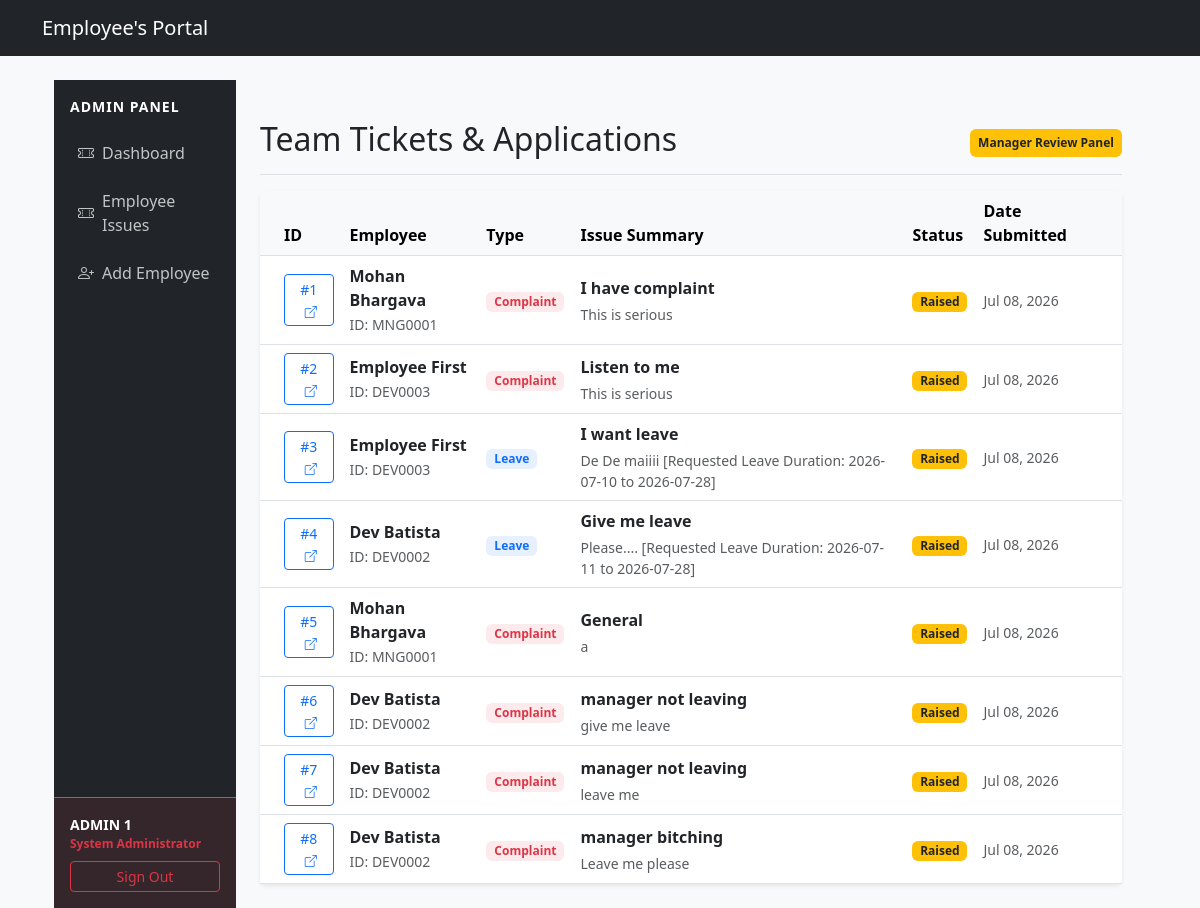
The page /tickets/team-tickets/ (signed in) on the database as committed earlier.
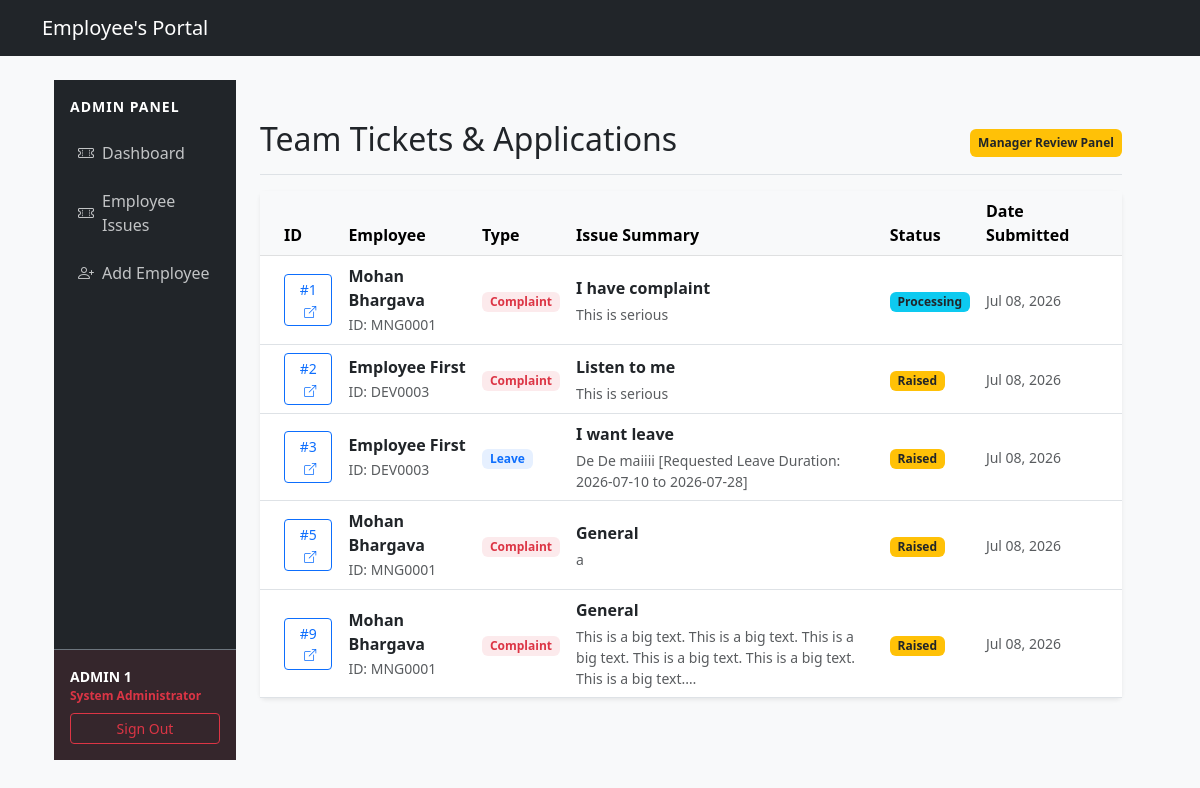
The same page on the database as committed later.
### accounts/models.py (models this page shows, shortened)
class EmployeeInfo(models.Model):
    class RoleChoices(models.TextChoices):
        ADMIN = 'ADMIN', 'Admin'
        MANAGER = 'MANAGER', 'Manager'
        DEVELOPER = 'DEVELOPER', 'Developer'
    class GenderChoices(models.TextChoices):
        MALE = 'M', 'Male'
        FEMALE = 'F', 'Female'
        OTHER = 'O', 'Other'
    user = models.OneToOneField(User, on_delete=models.CASCADE, related_name='employee_profile')
    employee_id = models.CharField(max_length=20, unique=True, blank=True)
    name = models.CharField(max_length=100)
    role = models.CharField(max_length=20, choices=RoleChoices.choices, default=RoleChoices.DEVELOPER)
    dob = models.DateField(verbose_name="Date of Birth")
    gender = models.CharField(max_length=1, choices=GenderChoices.choices)
    blood_group = models.CharField(max_length=5)
    manager = models.ForeignKey(
        'self',
        null=True,
        blank=True,
        on_delete=models.SET_NULL,
        related_name='subordinates'
    )

### tickets/models.py (models this page shows, shortened)
class Ticket(models.Model):
    class TicketType(models.TextChoices):
        COMPLAINT = 'COMPLAINT', 'Complaint'
        LEAVE = 'LEAVE', 'Leave Application'
    class StatusChoices(models.TextChoices):
        RAISED = 'RAISED', 'Raised'
        PROCESSING = 'PROCESSING', 'Processing'
        CLOSED = 'CLOSED', 'Closed'
    ticket_id = models.AutoField(primary_key=True)
    ticket_type = models.CharField(max_length=20, choices=TicketType.choices, default=TicketType.COMPLAINT)
    title = models.CharField(max_length=200, default="General")
    detailed_issue = models.TextField()
    raised_by = models.ForeignKey(
        EmployeeInfo,
        on_delete=models.CASCADE,
        related_name='raised_tickets'
    )
    assigned_manager = models.ForeignKey(
        EmployeeInfo,
        on_delete=models.SET_NULL,
        null=True,
        blank=True,
        related_name='managed_tickets'
    )
    resolve_status = models.CharField(
        max_length=20,
        choices=StatusChoices.choices,
        default=StatusChoices.RAISED
    )
    created_at = models.DateTimeField(auto_now_add=True)
    start_date = models.DateField(null=True)
    end_date = models.DateField(null=True)

### tickets/views.py (the view, shortened to what this page needs)
# urls.py: path('team-tickets/', views.view_subordinate_tickets, name='view_team_tickets'),
@login_required
def view_subordinate_tickets(request):
    user_profile = request.user.employee_profile
    if user_profile.role == 'ADMIN':
        all_tickets = Ticket.objects.all()
        return render(request, 'tickets/admin_view_ticket.html',{'tickets': all_tickets})

### tickets/templates/tickets/admin_view_ticket.html
{% extends 'accounts/adminbase.html' %}
{% block mainContent %}
<main class="col-md-9 ms-sm-auto col-lg-10 px-md-4 py-4">
    <div
        class="d-flex justify-content-between flex-wrap flex-md-nowrap align-items-center pt-3 pb-2 mb-3 border-bottom">
        <h1 class="h2">Team Tickets & Applications</h1>
        <span class="badge bg-warning text-dark p-2">Manager Review Panel</span>
    </div>
    <div class="card shadow-sm border-0">
        <div class="card-body p-0">
            {% if tickets %}
            <div class="table-responsive">
                <table class="table table-hover align-middle mb-0">
                    <thead class="table-light">
                        <tr>
                            <th scope="col" class="ps-4">ID</th>
                            <th scope="col">Employee</th>
                            <th scope="col">Type</th>
                            <th scope="col">Issue Summary</th>
                            <th scope="col">Status</th>
                            <th scope="col" class="pe-4">Date Submitted</th>
                        </tr>
                    </thead>
                    <tbody>
                        {% for ticket in tickets %}
                        <tr>
                            <td class="fw-bold ps-4"><a href="{% url 'ticket_detail' ticket.ticket_id %}"
                                    class="btn btn-sm btn-outline-primary py-1 px-2">
                                    #{{ ticket.ticket_id }} <i class="bi bi-box-arrow-up-right ms-1"
                                        style="font-size: 0.75rem;"></i>
                                </a></td>
                            <td>
                                <div class="fw-semibold">{{ ticket.raised_by.name }}</div>
                                <small class="text-muted">ID: {{ ticket.raised_by.employee_id }}</small>
                            </td>
                            <td>
                                {% if ticket.ticket_type == 'COMPLAINT' %}
                                <span class="badge bg-danger bg-opacity-10 text-danger px-2 py-1">Complaint</span>
                                {% else %}
                                <span class="badge bg-primary bg-opacity-10 text-primary px-2 py-1">Leave</span>
                                {% endif %}
                            </td>
                            <td>
                                <div class="fw-semibold text-dark">{{ ticket.title }}</div>
                                <small class="text-muted text-wrap d-block mt-1" style="max-width: 400px;">
                                    {{ ticket.detailed_issue|truncatechars:120 }}
                                </small>
                            </td>
                            <td>
                                {% if ticket.resolve_status == 'RAISED' %}
                                <span class="badge bg-warning text-dark">Raised</span>
                                {% elif ticket.resolve_status == 'PROCESSING' %}
                                <span class="badge bg-info text-dark">Processing</span>
                                {% else %}
                                <span class="badge bg-success">Closed</span>
                                {% endif %}
                            </td>
                            <td class="text-muted small pe-4">
                                {{ ticket.created_at|date:"M d, Y" }}
                            </td>
                        </tr>
                        {% endfor %}
                    </tbody>
                </table>
            </div>
            {% else %}
            <div class="text-center py-5">
                <i class="bi bi-shield-check display-4 text-success"></i>
                <p class="h5 mt-3 text-secondary">All clear!</p>
                <p class="text-muted small">No pending complaints or leave applications from your team.</p>
            </div>
            {% endif %}
        </div>
    </div>
</main>
{% endblock %}

### accounts/templates/accounts/adminbase.html (shortened to what this page needs)
{% extends 'accounts/logging.html' %}
{% block content %}
<div class="container-fluid pf-0">
    <div class="row g-0" style="min-height: 85vh;">
        <nav class="col-md-3 col-lg-2 d-md-block bg-dark sidebar collapse collapse-horizontal" id="sidebarMenu">
            <div class="position-sticky pt-3 h-100 d-flex flex-column justify-content-between">
                <ul class="nav flex-column mb-auto">
                    <li class="px-3 mb-3 text-uppercase text-white fw-bold small" style="letter-spacing: 1px;">
                        Admin Panel
                    </li>
                    <li class="nav-item mb-2">
                        <a class="nav-link text-light opacity-75 hover-opacity-100 mx-2 py-2 d-flex align-items-center"
                            href="{% url 'admin_dashboard' %}">
                            <i class="bi bi-ticket-perforated me-2"></i> Dashboard
                        </a>
                    </li>
                    <li class="nav-item mb-2">
                        <a class="nav-link text-light opacity-75 hover-opacity-100 mx-2 py-2 d-flex align-items-center"
                            href="{% url 'view_team_tickets' %}">
                            <i class="bi bi-ticket-perforated me-2"></i> Employee Issues
                        </a>
                    </li>
                    <li class="nav-item mb-2">
                        <a class="nav-link text-light opacity-75 hover-opacity-100 mx-2 py-2 d-flex align-items-center"
                            href="{% url 'register' %}">
                            <i class="bi bi-person-plus me-2"></i> Add Employee
                        </a>
                    </li>
                </ul>
                <div class="p-3 bg-danger bg-opacity-10 border-top border-secondary">
                    <div class="small fw-bold text-white">{{ request.user.employee_profile.name }}</div>
                    <div class="text-danger small fw-semibold" style="font-size: 0.75rem;">System Administrator</div>
                    <form action="{% url 'logout' %}" method="POST" class="d-inline w-100">
                        <button type="submit" class="btn btn-sm btn-outline-danger w-100 mt-2">Sign Out</button>
                    </form>
                </div>
            </div>
        </nav>
        {% block mainContent %}
        {% endblock %}
    </div>
</div>
{% endblock %}

### accounts/templates/accounts/logging.html (shortened to what this page needs)
<!DOCTYPE html>
<html lang="en">
<head>
    <link href="https://cdn.jsdelivr.net/npm/bootstrap@5.3.0/dist/css/bootstrap.min.css" rel="stylesheet">
        <link href="https://cdn.jsdelivr.net/npm/bootstrap-icons@1.11.3/font/bootstrap-icons.min.css" rel="stylesheet">
</head>
<body class="bg-light">
    <nav class="navbar navbar-expand-lg navbar-dark bg-dark mb-4">
        <div class="container">
            <a class="navbar-brand" href="#">Employee's Portal</a>
        </div>
    </nav>
    <div class="container">
        {% block content %}
        {% endblock %}
    </div>
</body>
</html>

Rows that differ between the two databases and show on the page:
removed Ticket: ticket_id "4", raised_by.name "Dev Batista", raised_by.employee_id "DEV0002", ticket_type "Leave", title "Give me leave", detailed_issue "Please.... [Requested Leave Duration: 2026-07-11 to 2026-07-28]", resolve_status "Raised", created_at "Jul 08, 2026"
removed Ticket: ticket_id "6", raised_by.name "Dev Batista", raised_by.employee_id "DEV0002", ticket_type "Complaint", title "manager not leaving", detailed_issue "give me leave", resolve_status "Raised", created_at "Jul 08, 2026"
removed Ticket: ticket_id "7", raised_by.name "Dev Batista", raised_by.employee_id "DEV0002", ticket_type "Complaint", title "manager not leaving", detailed_issue "leave me", resolve_status "Raised", created_at "Jul 08, 2026"
removed Ticket: ticket_id "8", raised_by.name "Dev Batista", raised_by.employee_id "DEV0002", ticket_type "Complaint", title "manager bitching", detailed_issue "Leave me please", resolve_status "Raised", created_at "Jul 08, 2026"
changed Ticket "I have complaint": resolve_status "Raised" → "Processing"
added Ticket: ticket_id "9", raised_by.name "Mohan Bhargava", raised_by.employee_id "MNG0001", ticket_type "Complaint", title "General", detailed_issue "This is a big text. This is a big text. This is a big text. This is a big text. This is a big text. This is a big text.…", resolve_status "Raised", created_at "Jul 08, 2026"
